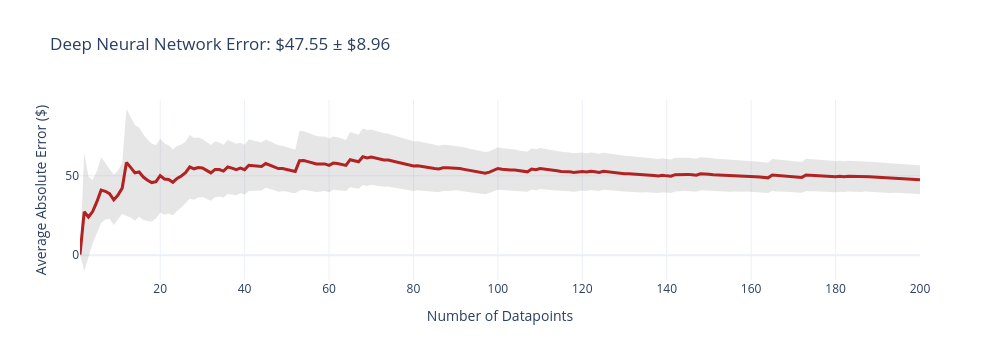
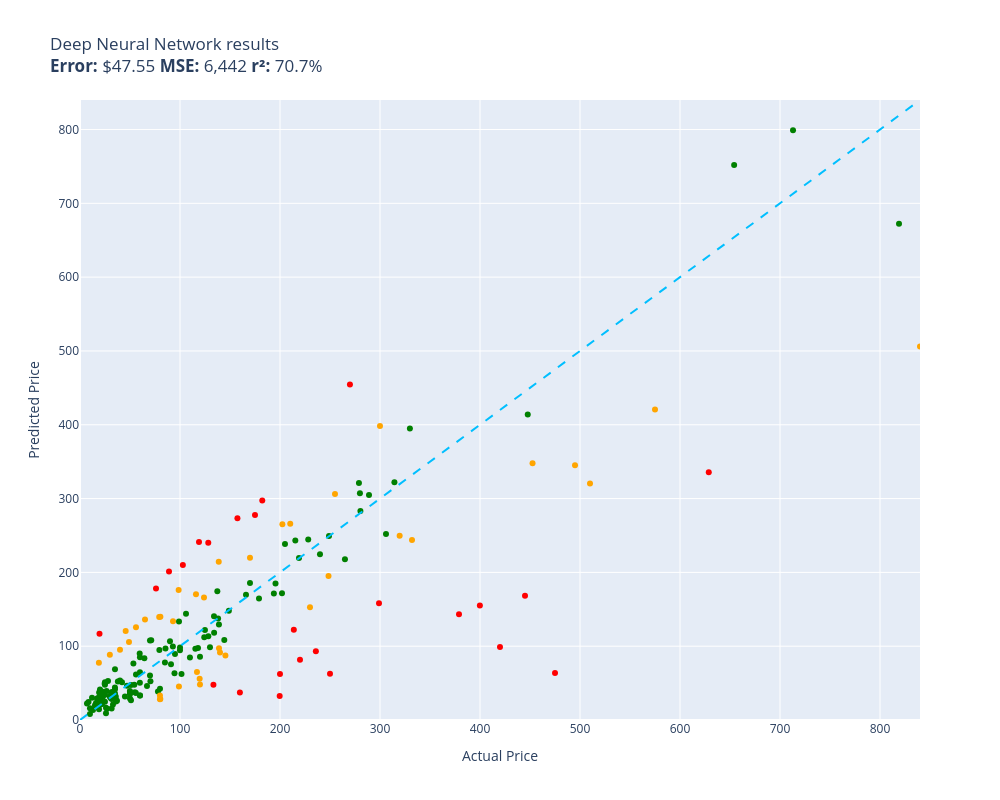

The code cell stored with these charts, in order, in its notebook:
### Code cell
def deep_neural_network(item):
    return runner.inference(item)

evaluate(deep_neural_network, test)

### Figure 1 — Plotly figure (JSON) as saved in the notebook; plotly's stock layout.template omitted (floating-point values rounded to 4 significant figures; data arrays with more than 128 entries replaced by an {"elided": "..."} marker saying what was removed)
{"data": [{"fill": "toself", "fillcolor": "rgba(128,128,128,0.2)", "hoverinfo": "skip", "line": {"color": "rgba(255,255,255,0)"}, "name": "95% CI", "showlegend": false, "type": "scatter", "x": {"elided": "400 int values"}, "y": {"elided": "400 float values"}}, {"customdata": {"elided": "200x1 float values"}, "hovertemplate": "n=%{x}<br>Avg Error=$%{y:,.2f}<br>±95% CI=$%{customdata[0]:,.2f}<extra></extra>", "line": {"color": "firebrick", "width": 3}, "mode": "lines", "name": "Cumulative Avg Error", "type": "scatter", "x": {"elided": "200 int values"}, "y": {"elided": "200 float values"}}], "layout": {"height": 360, "showlegend": false, "title": {"text": "Deep Neural Network Error: $47.55 ± $8.96"}, "width": 1000, "xaxis": {"title": {"text": "Number of Datapoints"}}, "yaxis": {"title": {"text": "Average Absolute Error ($)"}}}}

### Figure 2 — Plotly figure (JSON) as saved in the notebook; plotly's stock layout.template omitted (floating-point values rounded to 4 significant figures; data arrays with more than 128 entries replaced by an {"elided": "..."} marker saying what was removed)
{"data": [{"customdata": {"elided": "137x1 str values"}, "hovertemplate": "%{customdata[0]}<extra></extra>", "legendgroup": "green", "marker": {"color": "green", "size": 6, "symbol": "circle"}, "mode": "markers", "name": "green", "orientation": "v", "showlegend": true, "type": "scatter", "x": {"elided": "137 float values"}, "xaxis": "x", "y": {"elided": "137 float values"}, "yaxis": "y"}, {"customdata": [["telpo Headlight Assembly Fit For 15 Camr...\nGuess=$170.22 Actual=$115.99"], ["Stand for Raven Pro Document Scanner - P...\nGuess=$88.56 Actual=$29.85"], ["RBC12-UPC Replacement Battery Cartridge ...\nGuess=$152.75 Actual=$229.99"], ["Panasonic KX-TG6511B DECT 6.0 PLUS Expan...\nGuess=$139.48 Actual=$79.20"], ["APS iBoard 6-inch Aluminum (Black Powder...\nGuess=$265.90 Actual=$210.23"], ["CORSAIR Dominator Platinum RGB 32GB (2x1...\nGuess=$165.89 Actual=$124.00"], ["Bam Trekking 3027SB Single Black Clarine...\nGuess=$244.02 Actual=$332.00"], ["DEWALT 20V MAX* XR Impact Driver with Bl...\nGuess=$347.78 Actual=$452.53"], ["Mini PC, Kinupute Desktop Computer E3-12...\nGuess=$345.24 Actual=$495.00"], ["Aolemi Oil Rubbed Bronze Single Function...\nGuess=$176.08 Actual=$98.65"], ["Clementoni 39132.5 Jigsaw Puzzle 1,000 P...\nGuess=$33.03 Actual=$79.95"], ["KOMPUTERBAY 4GB 2X 2GB DDR2 1066MHz PC2-...\nGuess=$28.46 Actual=$80.34"], ["15\" Locking Shower Head Extension Arm in...\nGuess=$28.26 Actual=$79.95"], ["Tidal Front + Rear Fender Flares 4PC Poc...\nGuess=$306.06 Actual=$254.99"], ["Wenger City Upgrade Laptop Backpack with...\nGuess=$87.38 Actual=$145.42"], ["Fjallraven, Kanken Laptop 15\" Backpack f...\nGuess=$56.05 Actual=$119.65"], ["MC: Pindicator (Dual Intensity Amber)\nGuess=$95.31 Actual=$40.00"], ["Evan-Fischer Front Bumper Cover Compatib...\nGuess=$265.10 Actual=$202.38"], ["Engine Thermostat, Replace 19301-PAA-306...\nGuess=$77.44 Actual=$18.89"], ["Pidoko Kids Train Table, Grey with 90 Pc...\nGuess=$48.19 Actual=$119.97"], ["Marvel Legends Series X-Men 6-Inch Archa...\nGuess=$45.44 Actual=$98.95"], ["KOHLER K-1185540-CP Assembly-Slider\nGuess=$120.72 Actual=$45.67"], ["Walker Exhaust Ultra EPA 16478 Direct Fi...\nGuess=$420.76 Actual=$574.99"], ["4pc Wheel Spacers Adapters 4\" (2inch Per...\nGuess=$65.00 Actual=$116.95"], ["Urth 62mm UV, Circular Polarizing (CPL),...\nGuess=$97.35 Actual=$139.00"], ["Ibanez M510OVS Acoustic Mandolin in Vint...\nGuess=$219.66 Actual=$169.99"], ["Linkloos Solar Street Lights Outdoor Wat...\nGuess=$125.60 Actual=$55.99"], ["UPR Mach 1 Chin Spoiler Fits 94-98 Musta...\nGuess=$136.31 Actual=$64.99"], ["Diversitech UC2436-3 Ultralite Condenser...\nGuess=$139.90 Actual=$80.39"], ["Competition Clutch Disc and Pressure Pla...\nGuess=$320.51 Actual=$510.00"], ["StonKraft Brass Chess Board Game Set wit...\nGuess=$91.44 Actual=$140.00"], ["A-Premium Front Suspension Steering Knuc...\nGuess=$105.68 Actual=$48.99"], ["Venom Power Terra Hunter R/T+ R/T All-Te...\nGuess=$249.64 Actual=$319.65"], ["Dell XPS 13 9343-2727SLV 13.3\" Full HD S...\nGuess=$505.99 Actual=$839.99"], ["Samsung DA97-07603B Freezer Ice Maker As...\nGuess=$133.80 Actual=$93.02"], ["HP Laserjet 2100 Laser Printer W/Test Pr...\nGuess=$398.45 Actual=$299.98"], ["PowerSport Front Rear Brakes and Rotors ...\nGuess=$195.08 Actual=$248.51"], ["Garmin 010-12402-10 GT15M-TM Transom-Mou...\nGuess=$214.39 Actual=$138.74"]], "hovertemplate": "%{customdata[0]}<extra></extra>", "legendgroup": "orange", "marker": {"color": "orange", "size": 6, "symbol": "circle"}, "mode": "markers", "name": "orange", "orientation": "v", "showlegend": true, "type": "scatter", "x": [116.0, 29.85, 230.0, 79.2, 210.2, 124.0, 332.0, 452.5, 495.0, 98.65, 79.95, 80.34, 79.95, 255.0, 145.4, 119.7, 40.0, 202.4, 18.89, 120.0, 98.95, 45.67, 575.0, 117.0, 139.0, 170.0, 55.99, 64.99, 80.39, 510.0, 140.0, 48.99, 319.6, 840.0, 93.02, 300.0, 248.5, 138.7], "xaxis": "x", "y": [170.2, 88.56, 152.8, 139.5, 265.9, 165.9, 244.0, 347.8, 345.2, 176.1, 33.03, 28.46, 28.26, 306.1, 87.38, 56.05, 95.31, 265.1, 77.44, 48.19, 45.44, 120.7, 420.8, 65.0, 97.35, 219.7, 125.6, 136.3, 139.9, 320.5, 91.44, 105.7, 249.6, 506.0, 133.8, 398.5, 195.1, 214.4], "yaxis": "y"}, {"customdata": [["Metabo HPT 36V MultiVolt™ Cordless Rotar...\nGuess=$143.13 Actual=$379.00"], ["PEMP E65 E66 CDC Simulate Optical Fiber ...\nGuess=$241.29 Actual=$119.00"], ["SKB iSeries 3i-13096-6KP Case for BlackM...\nGuess=$277.90 Actual=$174.99"], ["GanFindX Portable Car Hand Controls for ...\nGuess=$37.32 Actual=$159.90"], ["Travelpro Platinum Elite Slim Business L...\nGuess=$122.30 Actual=$213.83"], ["JRready ST6313 DT Deutsch Connector Kit,...\nGuess=$32.49 Actual=$199.68"], ["Dakota Alert MURS Alert Probe Sensor - M...\nGuess=$81.68 Actual=$219.99"], ["KOHLER 18865-CP Filtered Water Faucet, P...\nGuess=$63.64 Actual=$475.00"], ["Sumerain S1339CM Double Handle Widesprea...\nGuess=$93.17 Actual=$235.86"], ["Poison Spyder 10-08-020 Rocker Knocker\nGuess=$335.55 Actual=$628.76"], ["Lighted Triangle Mirror Cabinet Bathroom...\nGuess=$168.50 Actual=$445.00"], ["BESTILL Wall Mounted Shower Faucet Set, ...\nGuess=$178.06 Actual=$76.00"], ["ANZO USA 111207 GMC SIERRA 99-06 / YUKON...\nGuess=$297.24 Actual=$182.28"], ["Grey Pneumatic 1311SD Impact Socket Set\nGuess=$273.37 Actual=$157.43"], ["Aeromotive 13304 Regulator, X1 Adjustabl...\nGuess=$454.71 Actual=$269.95"], ["Canon Sure Shot 90u 35mm Date Camera\nGuess=$155.14 Actual=$399.89"], ["Mikrotik RB3011UIAS-RM RouterBOARD 10xGi...\nGuess=$158.16 Actual=$299.00"], ["GENUINE VOLVO THERMOSTAT (3.0, 3.2) S60 ...\nGuess=$210.14 Actual=$102.85"], ["CradlePoint Compact Broadband Router (CB...\nGuess=$201.18 Actual=$89.00"], ["Universal Power Group 12V 100Ah Sealed L...\nGuess=$62.43 Actual=$199.99"], ["ROHL WSGUM3018WH Wire Sink Grids, White\nGuess=$240.30 Actual=$128.28"], ["Music Hall pa15.3 MM/MC Phono Preamplifi...\nGuess=$62.55 Actual=$250.00"], ["Lorell Bell Chair Glide, 2.5\", Black\nGuess=$116.81 Actual=$19.50"], ["Pacific Drums PDCM1618TTRB 16 x 18 Inche...\nGuess=$98.95 Actual=$419.99"], ["Targus CityGear Durable Backpack, Black,...\nGuess=$47.92 Actual=$133.43"]], "hovertemplate": "%{customdata[0]}<extra></extra>", "legendgroup": "red", "marker": {"color": "red", "size": 6, "symbol": "circle"}, "mode": "markers", "name": "red", "orientation": "v", "showlegend": true, "type": "scatter", "x": [379.0, 119.0, 175.0, 159.9, 213.8, 199.7, 220.0, 475.0, 235.9, 628.8, 445.0, 76.0, 182.3, 157.4, 269.9, 399.9, 299.0, 102.8, 89.0, 200.0, 128.3, 250.0, 19.5, 420.0, 133.4], "xaxis": "x", "y": [143.1, 241.3, 277.9, 37.32, 122.3, 32.49, 81.68, 63.64, 93.17, 335.5, 168.5, 178.1, 297.2, 273.4, 454.7, 155.1, 158.2, 210.1, 201.2, 62.43, 240.3, 62.55, 116.8, 98.95, 47.92], "yaxis": "y"}, {"hoverinfo": "skip", "line": {"color": "deepskyblue", "dash": "dash", "width": 2}, "mode": "lines", "name": "y = x", "showlegend": false, "type": "scatter", "x": [0, 840.0], "y": [0, 840.0]}], "layout": {"height": 800, "legend": {"title": {"text": "color"}, "tracegroupgap": 0}, "showlegend": false, "title": {"text": "Deep Neural Network results<br><b>Error:</b> $47.55 <b>MSE:</b> 6,442 <b>r²:</b> 70.7%"}, "width": 1000, "xaxis": {"anchor": "y", "domain": [0, 1], "range": [0, 840.0], "title": {"text": "Actual Price"}}, "yaxis": {"anchor": "x", "domain": [0, 1], "range": [0, 840.0], "title": {"text": "Predicted Price"}}}}
